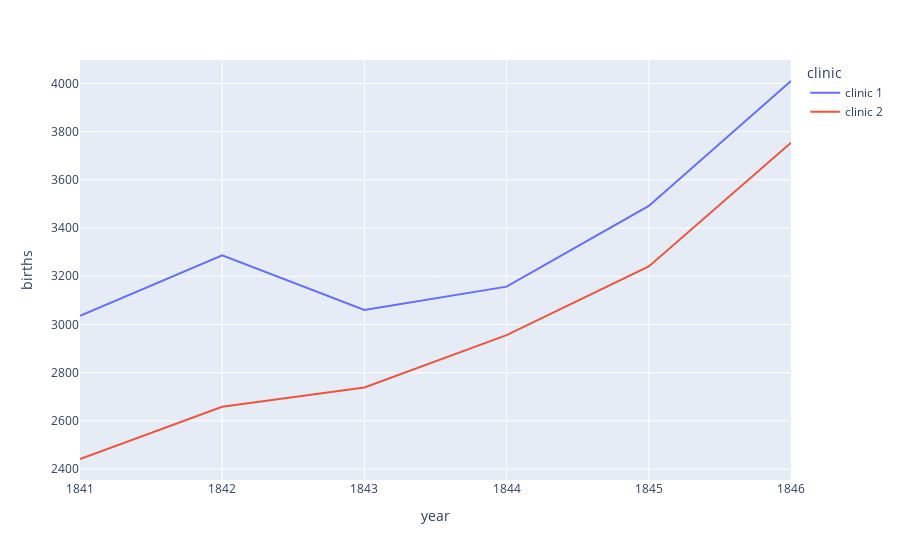
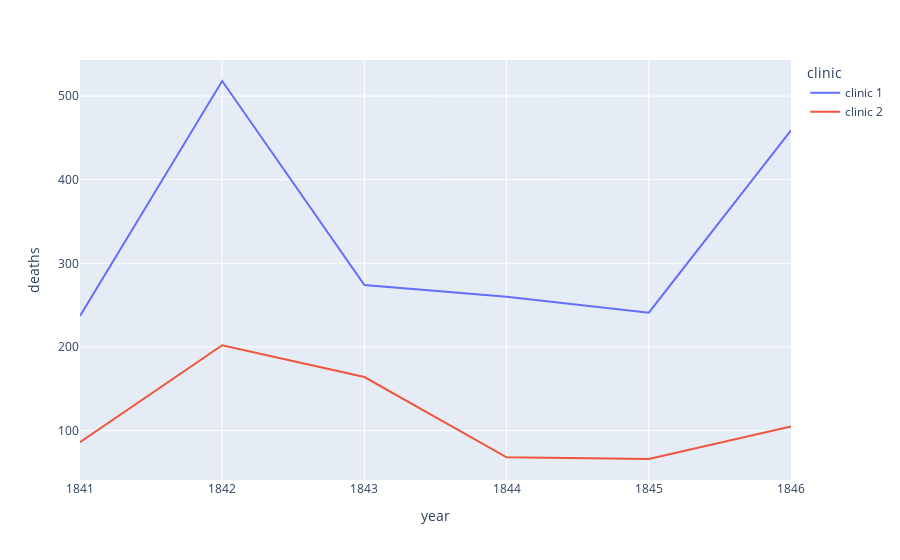

Notebook code cell kept with these figures, in order:
### Markdown cell above
# The Yearly Data Split by Clinic

Now let's look at the annual data instead. 

**Challenge**: Use plotly to create line charts of the births and deaths of the two different clinics at the Vienna General Hospital. 
* Which clinic is bigger or more busy judging by the number of births?
* Has the hospital had more patients over time? 
* What was the highest number of deaths recorded in clinic 1 and clinic 2?

### Code cell
# clinic_1 = plt.gca()
# clinic_2 = clinic_1.twinx()
line = px.line(df_yearly,
                  x="year",
                  y="births",
              color="clinic")

line2 = px.line(df_yearly,
                x="year",
                y="deaths",
              color="clinic")
line.show()
line2.show()

### Figure 1 — Plotly figure (JSON) as saved in the notebook; plotly's stock layout.template omitted (floating-point values rounded to 4 significant figures)
{"data": [{"hovertemplate": "clinic=clinic 1<br>year=%{x}<br>births=%{y}<extra></extra>", "legendgroup": "clinic 1", "line": {"color": "#636efa", "dash": "solid"}, "mode": "lines", "name": "clinic 1", "orientation": "v", "showlegend": true, "type": "scatter", "x": [1841, 1842, 1843, 1844, 1845, 1846], "xaxis": "x", "y": [3036, 3287, 3060, 3157, 3492, 4010], "yaxis": "y"}, {"hovertemplate": "clinic=clinic 2<br>year=%{x}<br>births=%{y}<extra></extra>", "legendgroup": "clinic 2", "line": {"color": "#EF553B", "dash": "solid"}, "mode": "lines", "name": "clinic 2", "orientation": "v", "showlegend": true, "type": "scatter", "x": [1841, 1842, 1843, 1844, 1845, 1846], "xaxis": "x", "y": [2442, 2659, 2739, 2956, 3241, 3754], "yaxis": "y"}], "layout": {"legend": {"title": {"text": "clinic"}, "tracegroupgap": 0}, "margin": {"t": 60}, "xaxis": {"anchor": "y", "domain": [0, 1], "title": {"text": "year"}}, "yaxis": {"anchor": "x", "domain": [0, 1], "title": {"text": "births"}}}}

### Figure 2 — Plotly figure (JSON) as saved in the notebook; plotly's stock layout.template omitted (floating-point values rounded to 4 significant figures)
{"data": [{"hovertemplate": "clinic=clinic 1<br>year=%{x}<br>deaths=%{y}<extra></extra>", "legendgroup": "clinic 1", "line": {"color": "#636efa", "dash": "solid"}, "mode": "lines", "name": "clinic 1", "orientation": "v", "showlegend": true, "type": "scatter", "x": [1841, 1842, 1843, 1844, 1845, 1846], "xaxis": "x", "y": [237, 518, 274, 260, 241, 459], "yaxis": "y"}, {"hovertemplate": "clinic=clinic 2<br>year=%{x}<br>deaths=%{y}<extra></extra>", "legendgroup": "clinic 2", "line": {"color": "#EF553B", "dash": "solid"}, "mode": "lines", "name": "clinic 2", "orientation": "v", "showlegend": true, "type": "scatter", "x": [1841, 1842, 1843, 1844, 1845, 1846], "xaxis": "x", "y": [86, 202, 164, 68, 66, 105], "yaxis": "y"}], "layout": {"legend": {"title": {"text": "clinic"}, "tracegroupgap": 0}, "margin": {"t": 60}, "xaxis": {"anchor": "y", "domain": [0, 1], "title": {"text": "year"}}, "yaxis": {"anchor": "x", "domain": [0, 1], "title": {"text": "deaths"}}}}
